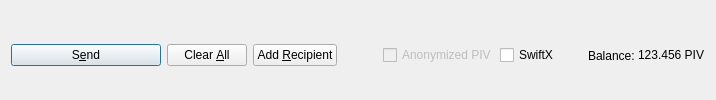
         <widget class="QFrame" name="frame_Send">
          <layout class="QHBoxLayout" name="horizontalLayout">
           <property name="bottomMargin">
            <number>0</number>
           </property>
           <item>
            <widget class="QPushButton" name="sendButton">
             <property name="minimumSize">
              <size>
               <width>150</width>
               <height>0</height>
              </size>
             </property>
             <property name="toolTip">
              <string>Confirm the send action</string>
             </property>
             <property name="text">
              <string>S&amp;end</string>
             </property>
             <property name="icon">
              <iconset resource="../smrtc.qrc">
               <normaloff>:/icons/send</normaloff>:/icons/send</iconset>
             </property>
             <property name="autoDefault">
              <bool>false</bool>
             </property>
             <property name="default">
              <bool>true</bool>
             </property>
            </widget>
           </item>
           <item>
            <widget class="QPushButton" name="clearButton">
             <property name="sizePolicy">
              <sizepolicy hsizetype="Minimum" vsizetype="Fixed">
               <horstretch>0</horstretch>
               <verstretch>0</verstretch>
              </sizepolicy>
             </property>
             <property name="toolTip">
              <string>Clear all fields of the form.</string>
             </property>
             <property name="text">
              <string>Clear &amp;All</string>
             </property>
             <property name="icon">
              <iconset resource="../smrtc.qrc">
               <normaloff>:/icons/remove</normaloff>:/icons/remove</iconset>
             </property>
             <property name="autoDefault">
              <bool>false</bool>
             </property>
            </widget>
           </item>
           <item>
            <widget class="QPushButton" name="addButton">
             <property name="toolTip">
              <string>Send to multiple recipients at once</string>
             </property>
             <property name="text">
              <string>Add &amp;Recipient</string>
             </property>
             <property name="icon">
              <iconset resource="../smrtc.qrc">
               <normaloff>:/icons/add</normaloff>:/icons/add</iconset>
             </property>
             <property name="autoDefault">
              <bool>false</bool>
             </property>
            </widget>
           </item>
           <item>
            <spacer name="horizontalSpacer">
             <property name="orientation">
              <enum>Qt::Horizontal</enum>
             </property>
             <property name="sizeHint" stdset="0">
              <size>
               <width>40</width>
               <height>20</height>
              </size>
             </property>
            </spacer>
           </item>
           <item>
            <layout class="QHBoxLayout" name="horizontalLayout_2">
             <property name="spacing">
              <number>3</number>
             </property>
             <item>
              <widget class="QCheckBox" name="checkzPIV">
               <property name="enabled">
                <bool>false</bool>
               </property>
               <property name="text">
                <string>Anonymized PIV</string>
               </property>
              </widget>
             </item>
             <item>
              <widget class="QCheckBox" name="checkSwiftTX">
               <property name="enabled">
                <bool>true</bool>
               </property>
               <property name="minimumSize">
                <size>
                 <width>85</width>
                 <height>0</height>
                </size>
               </property>
               <property name="text">
                <string>SwiftX</string>
               </property>
              </widget>
             </item>
             <item>
              <widget class="QLabel" name="label">
               <property name="text">
                <string>Balance:</string>
               </property>
              </widget>
             </item>
             <item>
              <widget class="QLabel" name="labelBalance">
               <property name="sizePolicy">
                <sizepolicy hsizetype="Preferred" vsizetype="Fixed">
                 <horstretch>0</horstretch>
                 <verstretch>0</verstretch>
                </sizepolicy>
               </property>
               <property name="cursor">
                <cursorShape>IBeamCursor</cursorShape>
               </property>
               <property name="text">
                <string notr="true">123.456 PIV</string>
               </property>
               <property name="textInteractionFlags">
                <set>Qt::LinksAccessibleByMouse|Qt::TextSelectableByKeyboard|Qt::TextSelectableByMouse</set>
               </property>
              </widget>
             </item>
            </layout>
           </item>
          </layout>
         </widget>
